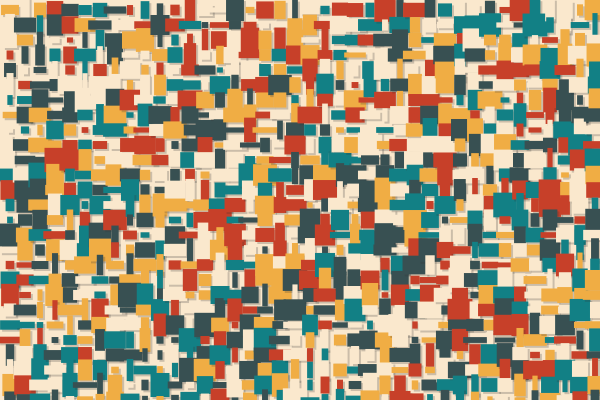
Frame 1 (no input)
Frame 60 (the mouse pressed at the canvas centre just before this capture): identical to frame 1, image omitted
Frame 120 (the mouse held since frame 60 and released just before this capture): identical to frame 1, image omitted

The Processing sketch that drew this single still picture (run headless with seeded random() and noise(); from frame 60 on, the mouse is pressed at the canvas centre):

// Processing sketch: processing_157549
// ── processing_157549.pde

//Crea una red de rectÃ¡ngulos de diferentes tamaÃ±os y proporciones
//Aplica aleatoriamente colores de una paleta
//Los colores proceden de Desert Color Theme, by arshok in Kuler: https://kuler.adobe.com/Desert-color-theme-2805697/

float x = 0;
color[] molones = { #C74029, #FAE8CD, #128085, #385052, #F0AD44};
//Definimos un array de colores (la paleta que vamos a usar)

void setup(){
    size(600, 400);
    rectMode(CENTER);
    smooth();
    noStroke();
    background(molones[1]);//elegimos el primer color de la paleta como fondo
}

void draw(){
    while (x<width) {
      float y=0;
      while (y<height) {
        float w=random(5, 25);
        float h=random(5, 25);
        fill(50, 60);
        //gris transparente
        rect(x+12, y+12, w, h);
        //crea rectÃ¡ngulos grises idÃ©nticos a los de color, como sombra
        fill(molones[int(random (5))]);
        //elige aleatoriamente un color de la paleta
        rect(x+10, y+10, w, h);
        //rectÃ¡ngulos de color
        y+=15;
      }
      x+=15;
    }
}
